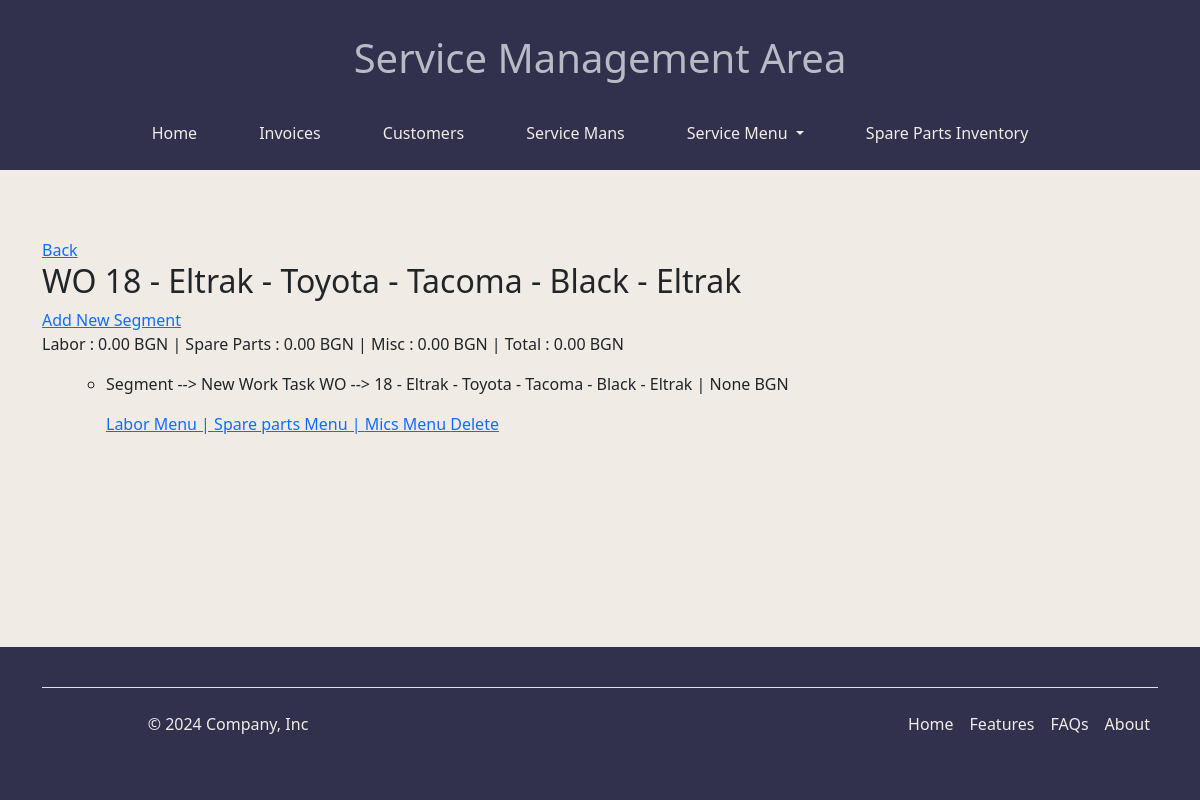
The app's page /api/work-orders/workorder/18/ with its own data.
### work_orders/models.py (models this page shows, shortened)
class WorkOrder(models.Model):
    PAYMENT_METHOD_CHOICES = [('Credit', "Credit"), ("Cash", "Cash")]
    customer = models.ForeignKey(Customer,related_name="customer", on_delete=models.CASCADE)
    car = models.ForeignKey(Car, on_delete=models.CASCADE)
    payment = models.CharField(max_length=30, blank=True, choices=PAYMENT_METHOD_CHOICES)
    created_at = models.DateTimeField(auto_now_add=True)
    is_active = models.BooleanField(default=True)
    invoiced = models.BooleanField(default=False)
    is_deleted = models.BooleanField(default=False)
    deleted_at = models.DateTimeField(blank=True, null=True)
    description_work = models.TextField(blank=True, null=True)
    labor_price = models.DecimalField(max_digits=10, decimal_places=2, blank=True, null=True, default=0)
    spare_part_price = models.DecimalField(max_digits=10, decimal_places=2, blank=True, null=True, default=0)
    mics_price = models.DecimalField(max_digits=10, decimal_places=2, blank=True, null=True, default=0)
    total_price = models.DecimalField(max_digits=10, decimal_places=2, default=0)
    objects = ActiveManager()
    all_objects = models.Manager()
    def __str__(self):
        return f"{self.pk} - {self.customer} - {self.car}"

class Segment(models.Model):
    def calculate_seg_total(self):
        ...
    WORK_DESCRIPTION = [("Maintenance", "Maintenance"),
                        ("Engine Repair", "Engine Repair"),
                        ("Transmission Repair", "Transmission Repair"),
                        ("Body and Painting", "Body and Painting"),
                        ("Suspension Repair", "Suspension Repair"),
                        ("New Work Task", "New Work Task"),]
    work_order = models.ForeignKey(WorkOrder, related_name='segment', on_delete=models.CASCADE)
    description_work = models.CharField(max_length=20, choices=WORK_DESCRIPTION)
    total_price = models.DecimalField(max_digits=10, decimal_places=2, default=0, validators=[calculate_seg_total])
    def __str__(self):
        return f"Segment  --> {self.description_work} WO --> {self.work_order} | {self.calculate_seg_total()}"

### data/models.py (models this page shows, shortened)
class Customer(models.Model):
    COUNTRY_CHOICES = [
        ("Bulgaria", "Bulgaria"),
        ("Albania", "Albania"),
        ("Bosnia and Herzegovina", "Bosnia and Herzegovina"),
        ("Greece", "Greece"),
        ("Kosovo", "Kosovo"),
        ("North Macedonia", "North Macedonia"),
        ("Montenegro", "Montenegro"),
        ("Romania", "Romania"),
        ("Serbia", "Serbia"),
        ("Turkey", "Turkey"),
        ("Croatia", "Croatia"),
        ("Slovenia", "Slovenia")
    ]
    PAYMENT_CHOICES = [("cash", "Cash"),
                       ("credit", "Credit")]
    PAYMENT_TERMS_CHOICES = [('COD', 'Cash on Delivery'), ('CIA', 'Cash in Advance'), ('Net_15', '15 days'),
                             ('Net_30', '30 days')]
    name = models.CharField(max_length=100)
    vat = models.IntegerField(validators=[vat_number_validator])
    country = models.CharField(max_length=100, choices=COUNTRY_CHOICES)
    city = models.CharField(max_length=100, blank=True)
    address = models.CharField(max_length=100, blank=True)
    is_active = models.BooleanField(default=True)
    credit_limit = models.DecimalField(max_digits=10, decimal_places=0, blank=True, null=True,
                                       validators=[credit_limit_validator])
    payment_terms = models.CharField(max_length=30, choices=PAYMENT_TERMS_CHOICES)
    description = models.TextField(blank=True)
    flb = models.CharField(max_length=100, blank=True)
    def __str__(self):
        return self.name

class Car(models.Model):
    COLOR_CHOICES = [
        ("Black", "Black"),
        ("White", "White"),
        ("Gray", "Gray"),
        ("Silver", "Silver"),
        ("Red", "Red"),
        ("Blue", "Blue"),
        ("Brown", "Brown"),
        ("Green", "Green"),
        ("Yellow", "Yellow"),
        ("Other", "Other"),
    ]
    car_indication = models.ForeignKey(CarType, on_delete=models.CASCADE)
    color = models.CharField(max_length=55, blank=True, choices=COLOR_CHOICES)
    date_built = models.DateField(blank=True, null=True)
    vin_number = models.CharField(max_length=55, blank=True)
    customer = models.ForeignKey(Customer, related_name='car', on_delete=models.CASCADE)
    def __str__(self):
        return f"{self.car_indication.brand_name} - {self.car_indication.model_name} - {self.color} - {self.customer.name}"

class CarType(models.Model):
    brand_name = models.CharField(max_length=100)
    model_name = models.CharField(max_length=100)

### work_orders/views.py (the view)
# urls.py: path('workorder/<int:pk>/', WorkOrderDetailView.as_view(), name="workorder_detail"),
class WorkOrderDetailView(DetailView):
    model = WorkOrder
    template_name = 'work_orders/work-order-details.html'
    context_object_name = 'work_order'
    def get_context_data(self, **kwargs):
        context = super().get_context_data(**kwargs)
        context['segments'] = Segment.objects.filter(work_order=self.object)
        return context

### work_orders/models.py (called while the page is built)
    def get_queryset(self):
        return super().get_queryset().filter(is_deleted=False)

### work_orders/templates/work_orders/work-order-details.html (shortened to what this page needs)
{% extends 'home.html' %}
{% block content %}
<a href="{% url 'work_orders:work_orders_search' %}">Back</a>
<h2>WO {{ work_order }}</h2>
<a href="{% url 'work_orders:segment_create_workorder' work_order.pk %}">Add New Segment</a>
<p> Labor : {{ work_order.labor_price }} BGN | Spare Parts : {{ work_order.spare_part_price }} BGN | Misc
    : {{ work_order.mics_price }} BGN | Total : {{ work_order.total_price }} BGN </p>
<ul>
    {% for segment in segments %}
        <ul>
            <li>
                <p>{{ segment }} BGN</p>
                <a href="{% url 'work_orders:labor_menu' segment.pk %}">Labor Menu | </a>
                <a href="{% url 'work_orders:spare_parts_menu' segment.pk %}">Spare parts Menu | </a>
                <a href="{% url 'work_orders:mics_menu' segment.pk %}">Mics Menu </a>
                <a href="{% url 'work_orders:segment_delete' segment.pk %}">Delete </a>
            </li>
        </ul>
    {% endfor %}
{% endblock %}

### static/css/home.css (style rules this page uses)
* { margin: 0; padding: 0; box-sizing: border-box; }
body { font-family: Arial, sans-serif; background-color: #F0ECE5 !important; color: #333; }
h2 { margin-bottom: 10px; }

### records on screen
WorkOrder: id+customer+car "18 - Eltrak - Toyota - Tacoma - Black - Eltrak", labor_price "0.00", spare_part_price "0.00", mics_price "0.00", total_price "0.00"
Segment: description_work+work_order "Segment --> New Work Task WO --> 18 - Eltrak - Toyota - Tacoma - Black - Eltrak | None"
